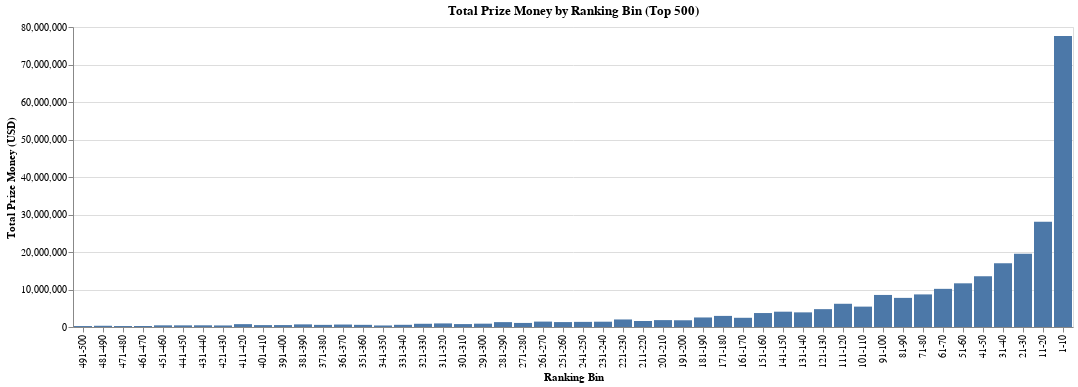

The notebook cell this image was saved under:
### Code cell
# Create the bar chart with Altair
chart_bins = alt.Chart(prize_money_by_bin).mark_bar().encode(
    x=alt.X('ranking_bin:O', title='Ranking Bin', sort=labels[::-1]), # 'O' for ordinal, to maintain order, and reverse the labels list for inverse order
    y=alt.Y('prize_usd:Q', title='Total Prize Money (USD)')
).properties(
    title='Total Prize Money by Ranking Bin (Top 500)'
).interactive() # Allows interactivity such as zoom and pan

# Display the chart
chart_bins

### Figure 1 — Vega-Lite specification as saved in the notebook (floating-point values rounded to 4 significant figures)
{"config": {"view": {"continuousWidth": 300, "continuousHeight": 300}}, "data": {"name": "data-d94f1fd87779e3a6370466d0a909f297"}, "mark": {"type": "bar"}, "encoding": {"x": {"field": "ranking_bin", "sort": ["491-500", "481-490", "471-480", "461-470", "451-460", "441-450", "431-440", "421-430", "411-420", "401-410", "391-400", "381-390", "371-380", "361-370", "351-360", "341-350", "331-340", "321-330", "311-320", "301-310", "291-300", "281-290", "271-280", "261-270", "251-260", "241-250", "231-240", "221-230", "211-220", "201-210", "191-200", "181-190", "171-180", "161-170", "151-160", "141-150", "131-140", "121-130", "111-120", "101-110", "91-100", "81-90", "71-80", "61-70", "51-60", "41-50", "31-40", "21-30", "11-20", "1-10"], "title": "Ranking Bin", "type": "ordinal"}, "y": {"field": "prize_usd", "title": "Total Prize Money (USD)", "type": "quantitative"}}, "params": [{"name": "param_11", "select": {"type": "interval", "encodings": ["x", "y"]}, "bind": "scales"}], "title": "Total Prize Money by Ranking Bin (Top 500)", "$schema": "https://vega.github.io/schema/vega-lite/v5.20.1.json", "datasets": {"data-d94f1fd87779e3a6370466d0a909f297": [{"ranking_bin": "1-10", "prize_usd": 77603789}, {"ranking_bin": "11-20", "prize_usd": 28055427}, {"ranking_bin": "21-30", "prize_usd": 19541700}, {"ranking_bin": "31-40", "prize_usd": 17007405}, {"ranking_bin": "41-50", "prize_usd": 13535022}, {"ranking_bin": "51-60", "prize_usd": 11649276}, {"ranking_bin": "61-70", "prize_usd": 10175806}, {"ranking_bin": "71-80", "prize_usd": 8691953}, {"ranking_bin": "81-90", "prize_usd": 7765935}, {"ranking_bin": "91-100", "prize_usd": 8547773}, {"ranking_bin": "101-110", "prize_usd": 5436176}, {"ranking_bin": "111-120", "prize_usd": 6194312}, {"ranking_bin": "121-130", "prize_usd": 4762089}, {"ranking_bin": "131-140", "prize_usd": 3903499}, {"ranking_bin": "141-150", "prize_usd": 4083742}, {"ranking_bin": "151-160", "prize_usd": 3723787}, {"ranking_bin": "161-170", "prize_usd": 2457762}, {"ranking_bin": "171-180", "prize_usd": 2958576}, {"ranking_bin": "181-190", "prize_usd": 2543217}, {"ranking_bin": "191-200", "prize_usd": 1795049}, {"ranking_bin": "201-210", "prize_usd": 1834815}, {"ranking_bin": "211-220", "prize_usd": 1604926}, {"ranking_bin": "221-230", "prize_usd": 2011938}, {"ranking_bin": "231-240", "prize_usd": 1412963}, {"ranking_bin": "241-250", "prize_usd": 1367370}, {"ranking_bin": "251-260", "prize_usd": 1313861}, {"ranking_bin": "261-270", "prize_usd": 1441790}, {"ranking_bin": "271-280", "prize_usd": 1082889}, {"ranking_bin": "281-290", "prize_usd": 1301172}, {"ranking_bin": "291-300", "prize_usd": 888506}, {"ranking_bin": "301-310", "prize_usd": 779459}, {"ranking_bin": "311-320", "prize_usd": 955428}, {"ranking_bin": "321-330", "prize_usd": 861465}, {"ranking_bin": "331-340", "prize_usd": 586606}, {"ranking_bin": "341-350", "prize_usd": 410189}, {"ranking_bin": "351-360", "prize_usd": 578228}, {"ranking_bin": "361-370", "prize_usd": 657500}, {"ranking_bin": "371-380", "prize_usd": 569118}, {"ranking_bin": "381-390", "prize_usd": 701811}, {"ranking_bin": "391-400", "prize_usd": 515148}, {"ranking_bin": "401-410", "prize_usd": 506140}, {"ranking_bin": "411-420", "prize_usd": 763687}, {"ranking_bin": "421-430", "prize_usd": 417067}, {"ranking_bin": "431-440", "prize_usd": 454446}, {"ranking_bin": "441-450", "prize_usd": 441232}, {"ranking_bin": "451-460", "prize_usd": 445483}, {"ranking_bin": "461-470", "prize_usd": 272892}, {"ranking_bin": "471-480", "prize_usd": 258868}, {"ranking_bin": "481-490", "prize_usd": 328859}, {"ranking_bin": "491-500", "prize_usd": 255032}]}}
